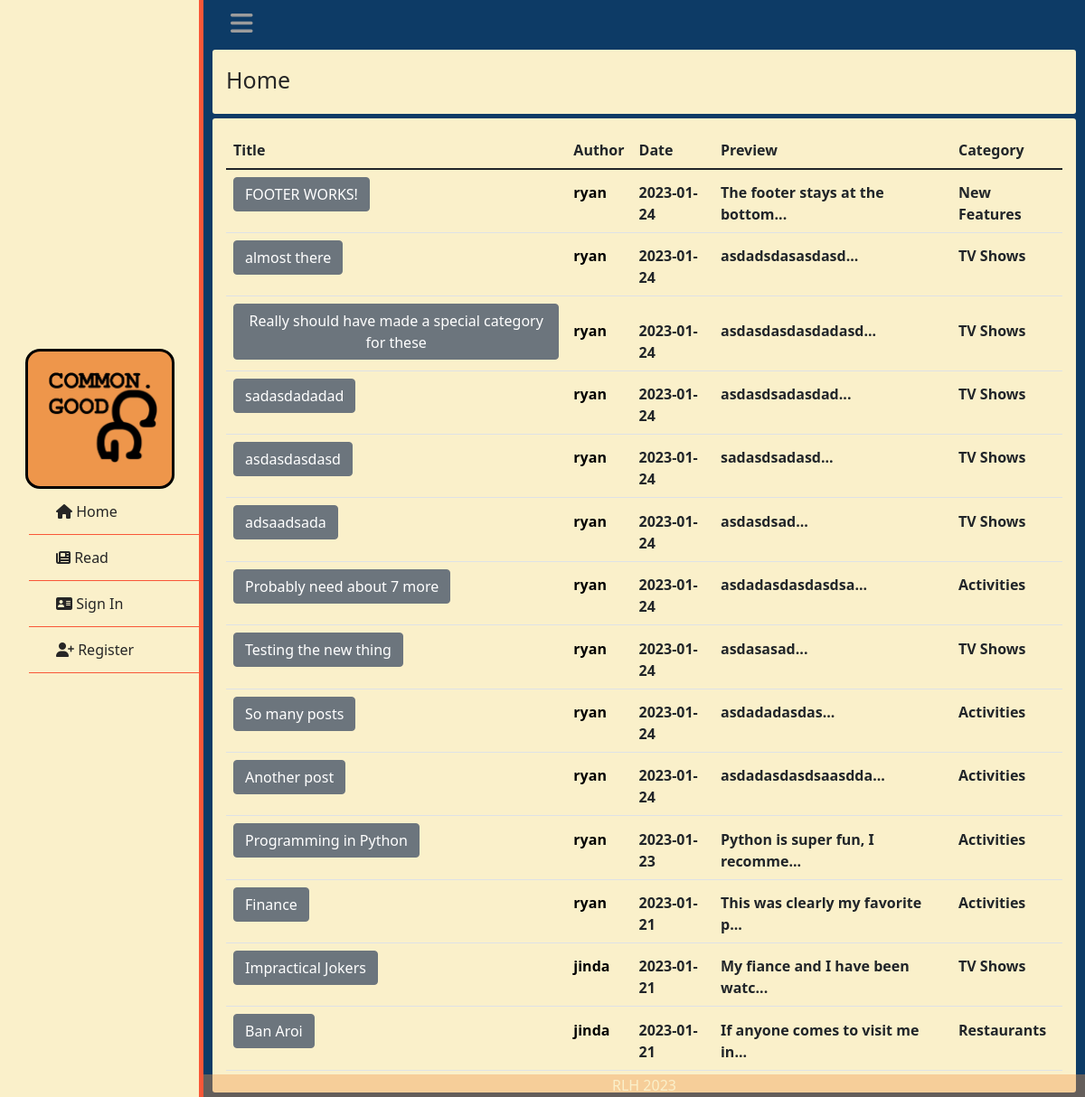
The page / on the database its author committed.
### tables this page shows
CREATE TABLE categories (post_id INTEGER NOT NULL REFERENCES posts(post_id), category TEXT NOT NULL);

CREATE TABLE posts (user_id INTEGER REFERENCES user(id), post_id INTEGER PRIMARY KEY AUTOINCREMENT, title TEXT NOT NULL, body TEXT NOT NULL, time TIMESTAMP NOT NULL);

CREATE TABLE users (id INTEGER PRIMARY KEY AUTOINCREMENT, username TEXT NOT NULL, hash TEXT NOT NULL, ismod TEXT NOT NULL);

### app.py (the view)
@app.route("/", methods=["GET","POST"])
def index():
    if session.get("username") != None:
        data = select("data.db","SELECT username, title, time, body, post_id, id, category FROM users JOIN ( SELECT * FROM categories JOIN (SELECT DISTINCT title, user_id, body, time, post_id AS pid FROM posts JOIN connections ON user_id = friend_id AND friender_id = ? OR user_id = ?) ON post_id = pid) ON id = user_id ORDER BY time DESC;", (session.get("user_id"), session.get("user_id")))
    else:
        data = select("data.db", "SELECT username, title, time, body, post_id, id, category FROM users JOIN (SELECT * FROM posts JOIN categories ON posts.post_id = categories.post_id) ON user_id = id ORDER BY time DESC;")
    for row in data:
        row["time"] = row["time"].split(' ')
    return render_template("index.html", posts=data)

### helpers.py (called while the page is built)
def select(database, query:str, query_variable=None):
    connection = sqlite3.connect(database)
    cur = connection.cursor()
    if not isinstance(query_variable, tuple) and query_variable != None:
        query_variable = tuple([query_variable])
    if query_variable == None:
        cur.execute(query)
    elif len(query_variable) > 1:
        cur.execute(query, query_variable)
    else:
        cur.execute(query, query_variable)
    names = list(map(lambda x: x[0], cur.description))
    db = cur.fetchall()
    dictlist = []
    for row in range(len(db)):
        currow = db[row]
        currowdict = {}
        for col in range(len(currow)):
            currowdict[names[col]] = currow[col]
        dictlist.append(currowdict)
    return dictlist

### templates/index.html (shortened to what this page needs)
{% extends "layout.html" %}
{% block main %}
    <div class="box">
        <p class="formtitle">Home</p>
    </div>
    <div class="box">
        <table class="table">
            <thead>
                <tr>
                    <th scope="col">Title</th>
                    <th scope="col">Author</th>
                    <th scope="col">Date</th>
                    <th scope="col">Preview</th>
                    <th scope="col">Category</th>
                </tr>
            </thead>
            <tbody>
            {% for row in posts: %}
            <tr class="postrow">
                <th scope="row"><form action="/review" method="post"><button class="btn btn-secondary" type="submit" name="id" value="{{ row['post_id'] }}">{{ row["title"] }}</button></form></th>
                <th><form action="/usrprofile" method="post"><button type="submit" name="id" value="{{ row['id'] }}" class="proflink">{{ row["username"] }}</button></form></th>
                <th>{{ row["time"][0] }}</th>
                <th>{{ row["body"][:30] }}...</th>
                <th>{{ row["category"] }}</th>
            </tr>
            {% endfor %}
            </tbody>
        </table>
    </div>
{% endblock %}

### static/styles.css (style rules this page uses)
* { list-style: none; text-decoration: none; margin: 0; padding: 0; box-sizing: border-box; font-family: system-ui, -apple-system, BlinkMacSystemFont, 'Segoe UI', Roboto, Oxygen, Ubuntu, Cantarell, 'Open Sans', 'Helvetica Neue', sans-serif; transition: all 0.5s ease; }
.box { background-color: #FAF0CA; padding: 15px 15px 8px 15px; margin-left: 10px; margin-right: 10px; margin-top:5px; margin-bottom: 5px; border-radius: 3px; }
.formtitle { margin-bottom: 10px; font-size: 25px; color: #262626; }
.postrow { vertical-align: baseline; }
.proflink { background-color: #FAF0CA; border: none; font-weight: bold; }
body { background: #0D3B66; }

### rows shown on the page
categories: {{ row['post_id'] }} 41 (drawn), title "FOOTER WORKS!", {{ row['id'] }} 29 (drawn), username "ryan", row "2023-01-24", body "The footer stays at the bottom", category "New Features"
posts: {{ row['post_id'] }} 40 (drawn), title "almost there", {{ row['id'] }} 29 (drawn), username "ryan", time "2023-01-24", body "asdadsdasasdasd", category "TV Shows"
posts: {{ row['post_id'] }} 39 (drawn), title "Really should have made a special category for these", {{ row['id'] }} 29 (drawn), username "ryan", time "2023-01-24", body "asdasdasdasdadasd", category "TV Shows"
posts: {{ row['post_id'] }} 38 (drawn), title "sadasdadadad", {{ row['id'] }} 29 (drawn), username "ryan", time "2023-01-24", body "asdasdsadasdad", category "TV Shows"
posts: {{ row['post_id'] }} 37 (drawn), title "asdasdasdasd", {{ row['id'] }} 29 (drawn), username "ryan", time "2023-01-24", body "sadasdsadasd", category "TV Shows"
posts: {{ row['post_id'] }} 36 (drawn), title "adsaadsada", {{ row['id'] }} 29 (drawn), username "ryan", time "2023-01-24", body "asdasdsad", category "TV Shows"
posts: {{ row['post_id'] }} 35 (drawn), title "Probably need about 7 more", {{ row['id'] }} 29 (drawn), username "ryan", time "2023-01-24", body "asdadasdasdasdsa", category "Activities"
posts: {{ row['post_id'] }} 34 (drawn), title "Testing the new thing", {{ row['id'] }} 29 (drawn), username "ryan", time "2023-01-24", body "asdasasad", category "TV Shows"
posts: {{ row['post_id'] }} 33 (drawn), title "So many posts", {{ row['id'] }} 29 (drawn), username "ryan", time "2023-01-24", body "asdadadasdas", category "Activities"
posts: {{ row['post_id'] }} 32 (drawn), title "Another post", {{ row['id'] }} 29 (drawn), username "ryan", time "2023-01-24", body "asdadasdasdsaasdda", category "Activities"
posts: {{ row['post_id'] }} 31 (drawn), title "Programming in Python", {{ row['id'] }} 29 (drawn), username "ryan", time "2023-01-23", body "Python is super fun, I recomme", category "Activities"
posts: {{ row['post_id'] }} 25 (drawn), title "Finance", {{ row['id'] }} 29 (drawn), username "ryan", time "2023-01-21", body "This was clearly my favorite p", category "Activities"
posts: {{ row['post_id'] }} 24 (drawn), title "Impractical Jokers", {{ row['id'] }} 30 (drawn), username "jinda", time "2023-01-21", body "My fiance and I have been watc", category "TV Shows"
categories: {{ row['post_id'] }} 23 (drawn), title "Ban Aroi", {{ row['id'] }} 30 (drawn), username "jinda", row "2023-01-21", body "If anyone comes to visit me in", category "Restaurants"
